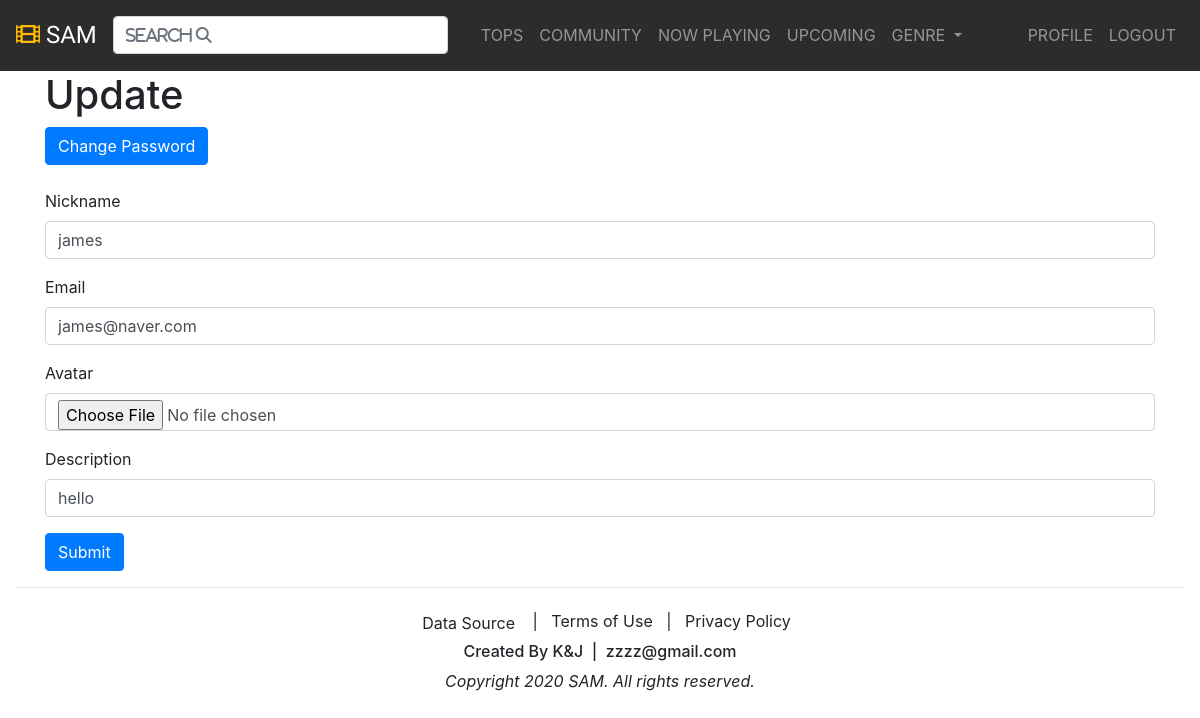
Screenshot of /accounts/update/james (signed in) with the database file from the repository.
### accounts/models.py (models this page shows)
class User(AbstractUser):
    nickname = models.CharField(max_length=30, unique=True, error_messages={'unique':"Sorry! This nickname is already in use TT"})
    email = models.EmailField(verbose_name='email',max_length=255, unique=True, error_messages={'unique':"This email is already in use XD"})
    description = models.CharField(max_length=40, blank=True)
    avatar = models.ImageField(upload_to = 'images', blank=True)
    points = models.IntegerField(default=0)
    following = models.ManyToManyField(settings.AUTH_USER_MODEL, related_name='follower')

### accounts/views.py (the view)
# urls.py: path('update/<username>', views.update, name="update"),
@login_required
def update(request, username):
    user = get_object_or_404(get_user_model(), username=username)
    if request.user == user:
        if request.method == 'POST':
            form = CustomUserChangeForm(request.POST, request.FILES, instance=user)
            if form.is_valid():
                user = form.save()
                return redirect('accounts:profile', user.username)
        else:
            form = CustomUserChangeForm(instance=user)
        context = {
            'form': form,
        }
        return render(request, "accounts/forms.html", context)
    else:
        messages.warning(request, 'You are not {{ user.nickname }}!')
        return redirect('accounts:profile', user.username)

### accounts/forms.py
class CustomUserChangeForm(forms.ModelForm):
    class Meta:
        model = get_user_model()
        fields = ['nickname', 'email', 'avatar', 'description']

### accounts/templates/accounts/forms.html (shortened to what this page needs)
{% extends 'base.html' %}
{% load bootstrap4 %}
{% block content %}
{% if request.resolver_match.url_name == 'signup' %}
    <h1>Signup</h1>
{% elif request.resolver_match.url_name == 'update' %}
    <h1>Update</h1>
    <a href="{% url 'accounts:password' user.username %}">
    <button class ='btn btn-primary'>Change Password</button><br><br>
  </a>
{% else %}
    <h1>Login</h1>
{% endif %}
    <form action="" method="POST" enctype="multipart/form-data">
        {% bootstrap_form form %}
        <button class ='btn btn-primary'>Submit</button>
    </form>
 {% endblock %}

### rows the page displays
User: nickname "james", email "james@naver.com", description "hello"
